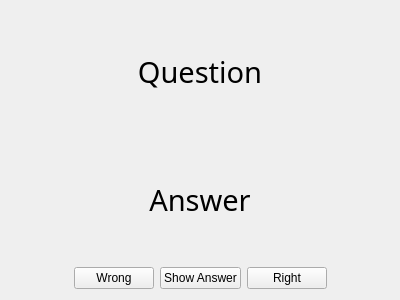
<?xml version="1.0" encoding="UTF-8"?>
<ui version="4.0">
 <class>MainWindow</class>
 <widget class="QMainWindow" name="MainWindow">
  <property name="geometry">
   <rect>
    <x>0</x>
    <y>0</y>
    <width>400</width>
    <height>300</height>
   </rect>
  </property>
  <property name="windowTitle">
   <string>LaLe - Language Learner</string>
  </property>
  <widget class="QWidget" name="centralWidget">
   <layout class="QGridLayout" name="gridLayout" rowstretch="1,1,0">
    <item row="0" column="0">
     <widget class="QLabel" name="question">
      <property name="font">
       <font>
        <family>Sans Serif</family>
        <pointsize>22</pointsize>
        <weight>50</weight>
        <italic>false</italic>
        <bold>false</bold>
       </font>
      </property>
      <property name="text">
       <string>Question</string>
      </property>
      <property name="alignment">
       <set>Qt::AlignCenter</set>
      </property>
     </widget>
    </item>
    <item row="1" column="0">
     <widget class="QLabel" name="answer">
      <property name="font">
       <font>
        <family>Sans Serif</family>
        <pointsize>22</pointsize>
        <weight>50</weight>
        <italic>false</italic>
        <bold>false</bold>
       </font>
      </property>
      <property name="text">
       <string>Answer</string>
      </property>
      <property name="alignment">
       <set>Qt::AlignCenter</set>
      </property>
     </widget>
    </item>
    <item row="2" column="0">
     <layout class="QHBoxLayout" name="horizontalLayout">
      <property name="sizeConstraint">
       <enum>QLayout::SetDefaultConstraint</enum>
      </property>
      <item>
       <spacer name="horizontalSpacer_2">
        <property name="orientation">
         <enum>Qt::Horizontal</enum>
        </property>
        <property name="sizeHint" stdset="0">
         <size>
          <width>40</width>
          <height>20</height>
         </size>
        </property>
       </spacer>
      </item>
      <item>
       <widget class="QPushButton" name="wrong">
        <property name="text">
         <string>Wrong</string>
        </property>
       </widget>
      </item>
      <item>
       <widget class="QPushButton" name="showAnswer">
        <property name="text">
         <string>Show Answer</string>
        </property>
       </widget>
      </item>
      <item>
       <widget class="QPushButton" name="right">
        <property name="text">
         <string>Right</string>
        </property>
       </widget>
      </item>
      <item>
       <spacer name="horizontalSpacer">
        <property name="orientation">
         <enum>Qt::Horizontal</enum>
        </property>
        <property name="sizeHint" stdset="0">
         <size>
          <width>40</width>
          <height>20</height>
         </size>
        </property>
       </spacer>
      </item>
     </layout>
    </item>
   </layout>
  </widget>
 </widget>
 <layoutdefault spacing="6" margin="11"/>
 <resources/>
 <connections>
  <connection>
   <sender>wrong</sender>
   <signal>clicked()</signal>
   <receiver>MainWindow</receiver>
   <slot>answerVerified()</slot>
   <hints>
    <hint type="sourcelabel">
     <x>102</x>
     <y>277</y>
    </hint>
    <hint type="destinationlabel">
     <x>52</x>
     <y>278</y>
    </hint>
   </hints>
  </connection>
  <connection>
   <sender>right</sender>
   <signal>clicked()</signal>
   <receiver>MainWindow</receiver>
   <slot>answerVerified()</slot>
   <hints>
    <hint type="sourcelabel">
     <x>292</x>
     <y>278</y>
    </hint>
    <hint type="destinationlabel">
     <x>381</x>
     <y>279</y>
    </hint>
   </hints>
  </connection>
  <connection>
   <sender>showAnswer</sender>
   <signal>clicked()</signal>
   <receiver>MainWindow</receiver>
   <slot>showAnswer()</slot>
   <hints>
    <hint type="sourcelabel">
     <x>219</x>
     <y>277</y>
    </hint>
    <hint type="destinationlabel">
     <x>254</x>
     <y>262</y>
    </hint>
   </hints>
  </connection>
 </connections>
 <slots>
  <slot>answerVerified()</slot>
  <slot>showAnswer()</slot>
 </slots>
</ui>
